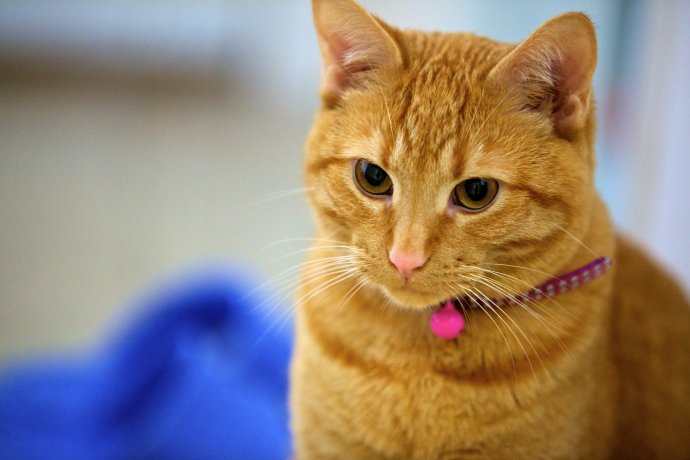
#> input picture opencv_图像处理/cat.jpg, 690 x 460 px
$ python 'test007 sobel 算子.py'   (older library calls are emulated)
#> lines starting #> are read from the running program, lines starting #| are printed output that depends on the picture
"""
Sobel算子依然是一种过滤器，只是其是带有方向的。在OpenCV-Python中，使用Sobel的算子的函数原型如下：
dst = cv2.Sobel(src, ddepth, dx, dy[, dst[, ksize[, scale[, delta[, borderType]]]]])

"""

import cv2
import numpy as np

img = cv2.imread("cat.jpg")
#> img is the input picture: shape (460, 690, 3); mean B, G, R 119.2, 132.8, 149.4

x = cv2.Sobel(img, cv2.CV_16S, 1, 0)
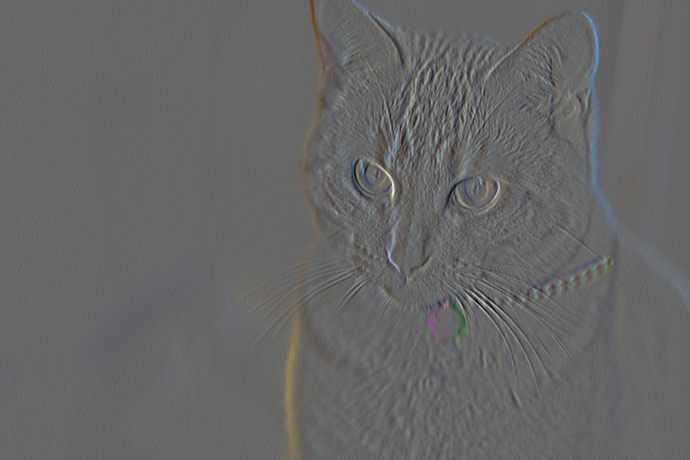
#> x: shape (460, 690, 3) int16; mean B, G, R 0.1, 0.3, 0.4; drawn with min black and max white
y = cv2.Sobel(img, cv2.CV_16S, 0, 1)
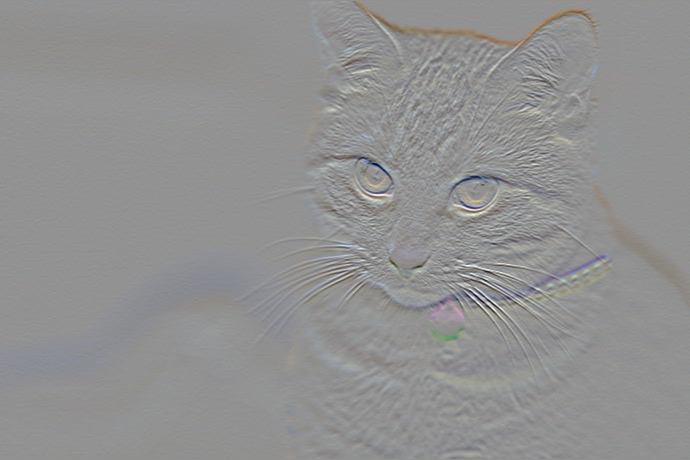
#> y: shape (460, 690, 3) int16; mean B, G, R -1.7, -1.8, -1.4; drawn with min black and max white

absX = cv2.convertScaleAbs(x)  # 转回uint8
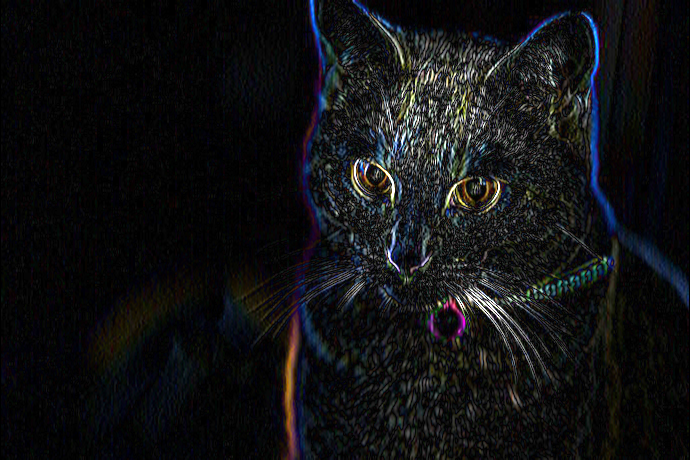
#> absX: shape (460, 690, 3); mean B, G, R 19.3, 17.9, 17.2
absY = cv2.convertScaleAbs(y)
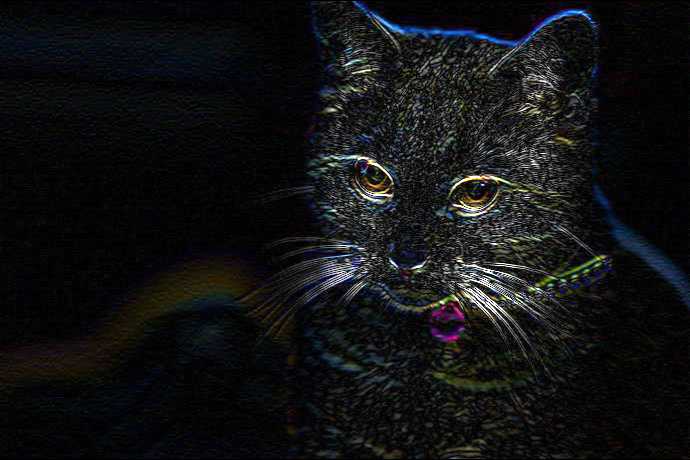
#> absY: shape (460, 690, 3); mean B, G, R 19.5, 18.6, 17.7

dst = cv2.addWeighted(absX, 0.5, absY, 0.5, 0)

cv2.imshow("absX", absX)
cv2.imshow("absY", absY)
cv2.imshow("orgion",img)
cv2.imshow("Result", dst)

cv2.waitKey(0)
cv2.destroyAllWindows()

"""
图像中的边缘区域，像素值会发生“跳跃”，对这些像素求导，在其一阶导数在边缘位置为极值，这就是Sobel算子使用的原理——极值处就是边缘
Laplace函数实现的方法是先用Sobel 算子计算二阶x和y导数，再求和
dst = cv2.Laplacian(src, ddepth[, dst[, ksize[, scale[, delta[, borderType]]]]])"""

import cv2
import numpy as np

img = cv2.imread("cat.jpg", 0)
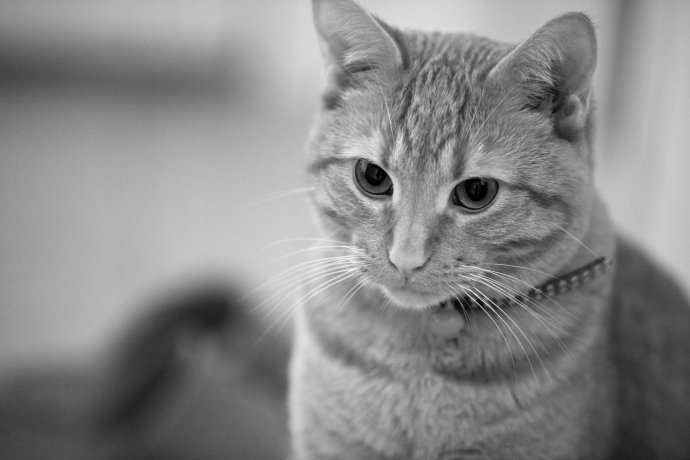
#> img: shape (460, 690); min 0, max 243, mean 136.2

gray_lap = cv2.Laplacian(img, cv2.CV_16S, ksize=3)
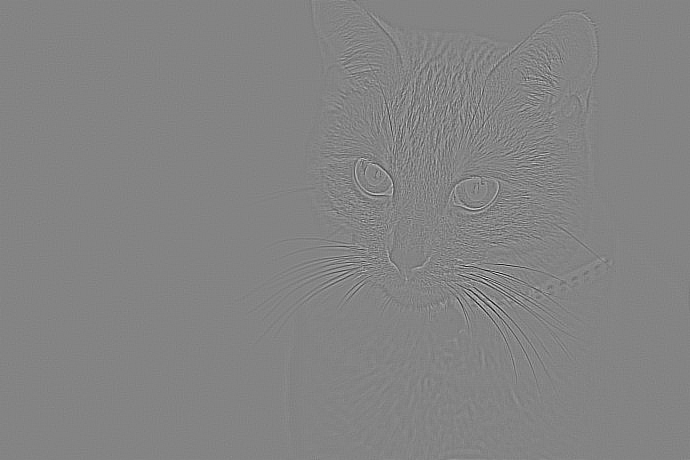
#> gray_lap: shape (460, 690) int16; min -702, max 654, mean 0; drawn with min black and max white
dst = cv2.convertScaleAbs(gray_lap)
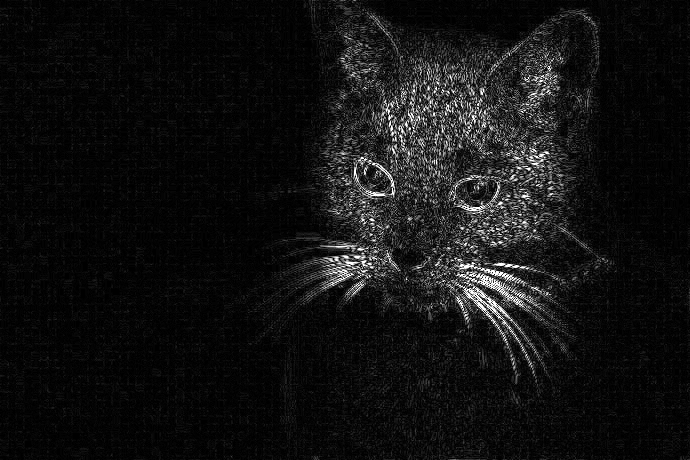
#> dst: shape (460, 690); min 0, max 255, mean 18.3

cv2.imshow('laplacian', dst)
cv2.waitKey(0)
cv2.destroyAllWindows()

$ run again, with opencv_图像处理/dog.jpg copied over opencv_图像处理/cat.jpg
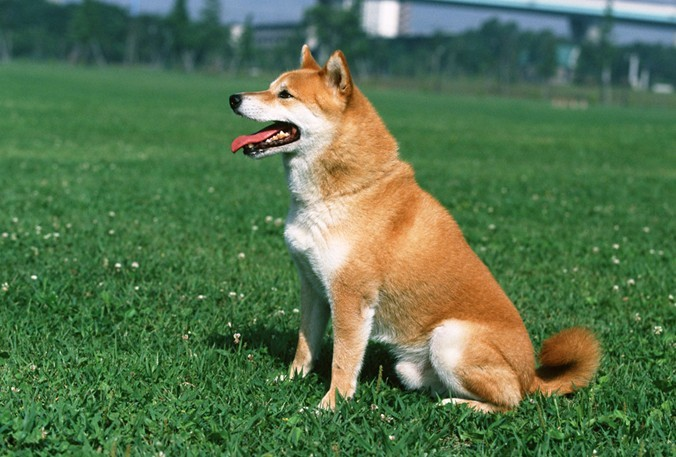
#> input picture opencv_图像处理/dog.jpg, 676 x 457 px
#> img is the input picture: shape (457, 676, 3); mean B, G, R 76.5, 115.2, 86.8
#> img: shape (457, 676)
#> `gray_lap = cv2.Laplacian(img, cv2.CV_16S, ksize=3)`:
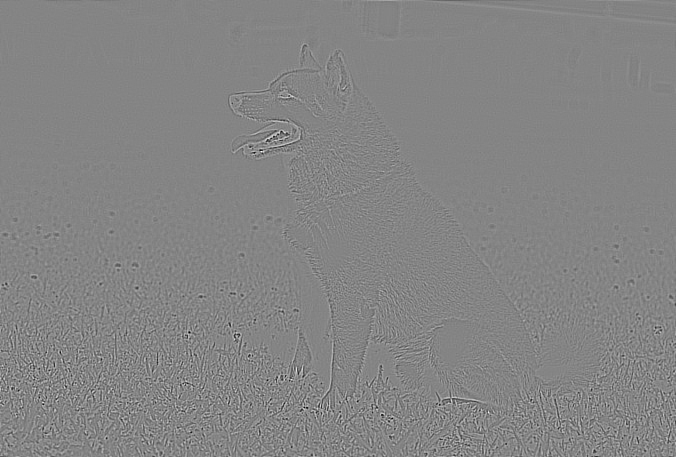
#> gray_lap: shape (457, 676) int16; min -1042, max 960, mean 0; drawn with min black and max white
#> `dst = cv2.convertScaleAbs(gray_lap)`:
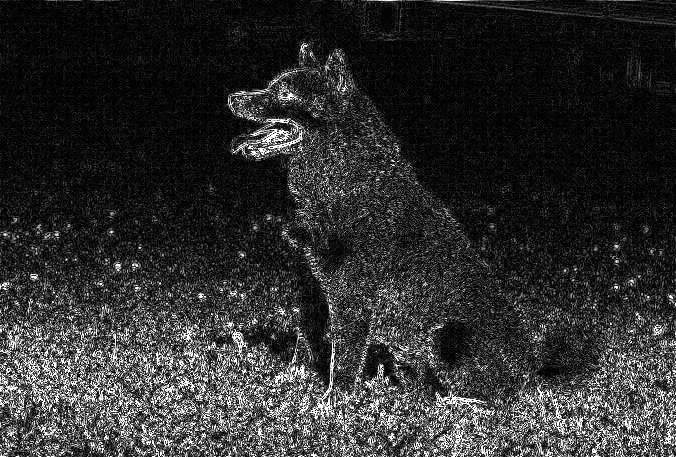
#> dst: shape (457, 676); min 0, max 255, mean 46.6

$ run again, with opencv_图像处理/person.jpg copied over opencv_图像处理/cat.jpg
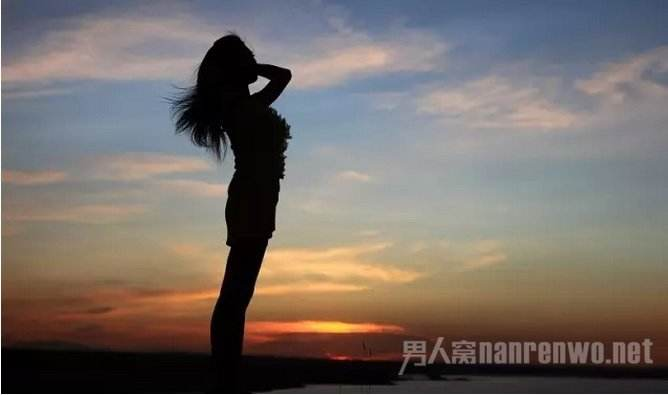
#> input picture opencv_图像处理/person.jpg, 668 x 395 px
#> img is the input picture: shape (395, 668, 3); mean B, G, R 104.7, 109.9, 118.6
#> img: shape (395, 668)
#> `gray_lap = cv2.Laplacian(img, cv2.CV_16S, ksize=3)`:
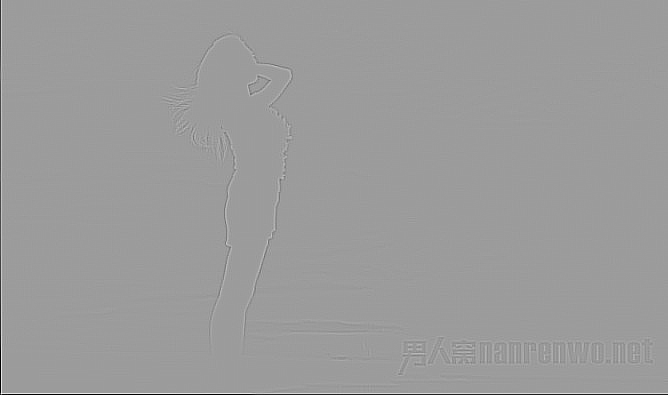
#> gray_lap: shape (395, 668) int16; min -2040, max 1296, mean -3.2; drawn with min black and max white
#> `dst = cv2.convertScaleAbs(gray_lap)`:
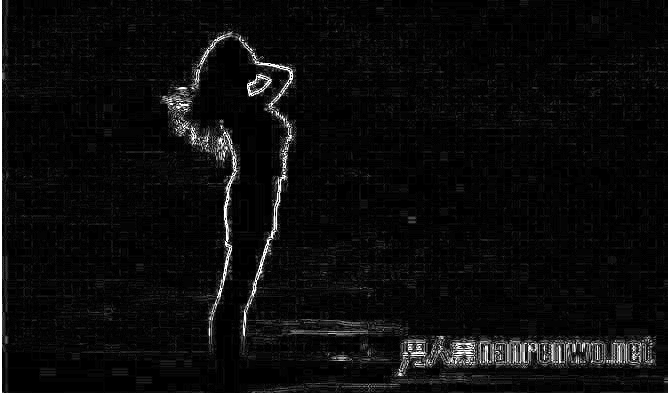
#> dst: shape (395, 668); min 0, max 255, mean 13.2
